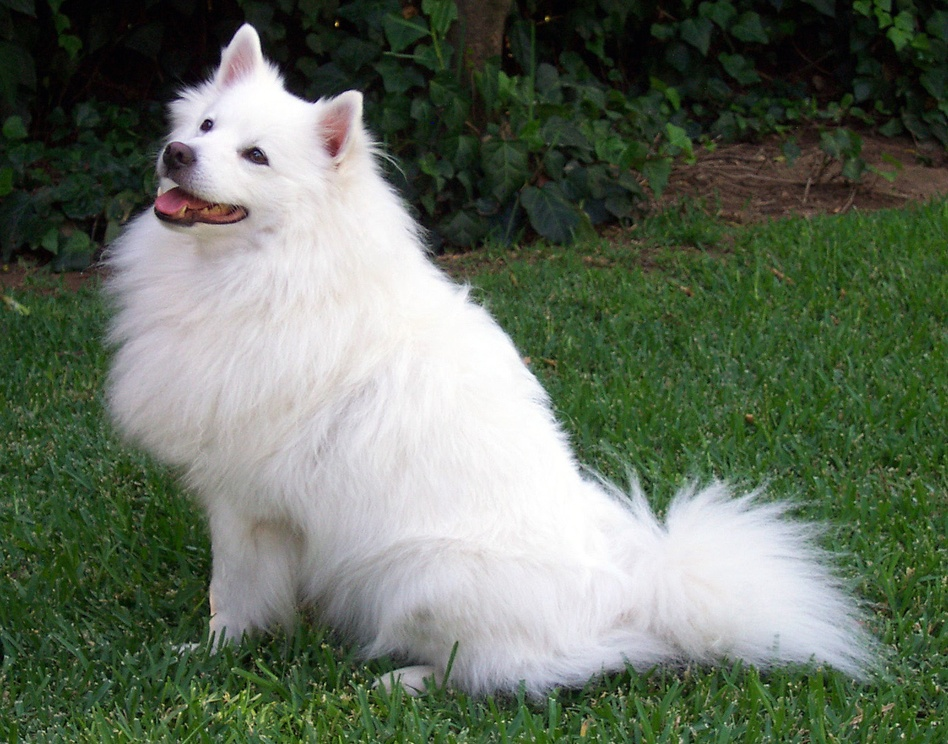
#> input picture Image Processing/img/dog.jpg, 948 x 744 px, shrunk from 1546 x 1213 before the run
$ jupyter execute 'Cartoonize Image.ipynb'
#> lines starting #> are read from the running program, lines starting #| are printed output that depends on the picture
[cell 1]
import cv2
import matplotlib.pyplot as plt
import numpy as np

[cell 2]
img=cv2.imread("../img/dog.jpg")
#> img is the input picture: shape (744, 948, 3); mean B, G, R 93.8, 110, 99.1

plt.figure(figsize=(14, 5))
# BGR to RGB [..., ::-1]
plt.imshow(img[..., ::-1])
plt.show()

[cell 3]
imgGray=cv2.cvtColor(img,cv2.COLOR_BGR2GRAY)
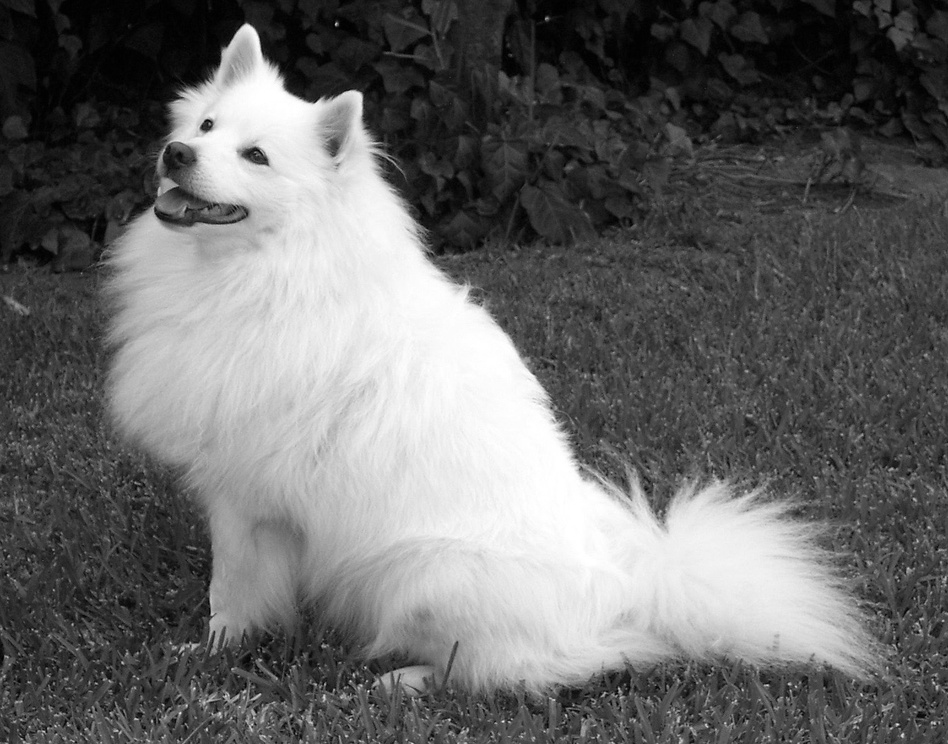
#> imgGray: shape (744, 948); min 0, max 255, mean 104.9
imgBlurMedian=cv2.medianBlur(imgGray,7)

plt.figure(figsize=(14, 5))
# BGR to RGB [..., ::-1]
plt.imshow(imgBlurMedian,cmap="grey")
plt.show()

[cell 4]
imgBlurGaussian=cv2.GaussianBlur(imgBlurMedian,(5,5),1.4)

plt.figure(figsize=(14, 5))
# BGR to RGB [..., ::-1]
plt.imshow(imgBlurGaussian,cmap="grey")
plt.show()

[cell 5]
imgEdges = cv2.Canny(imgBlurGaussian,20,100)
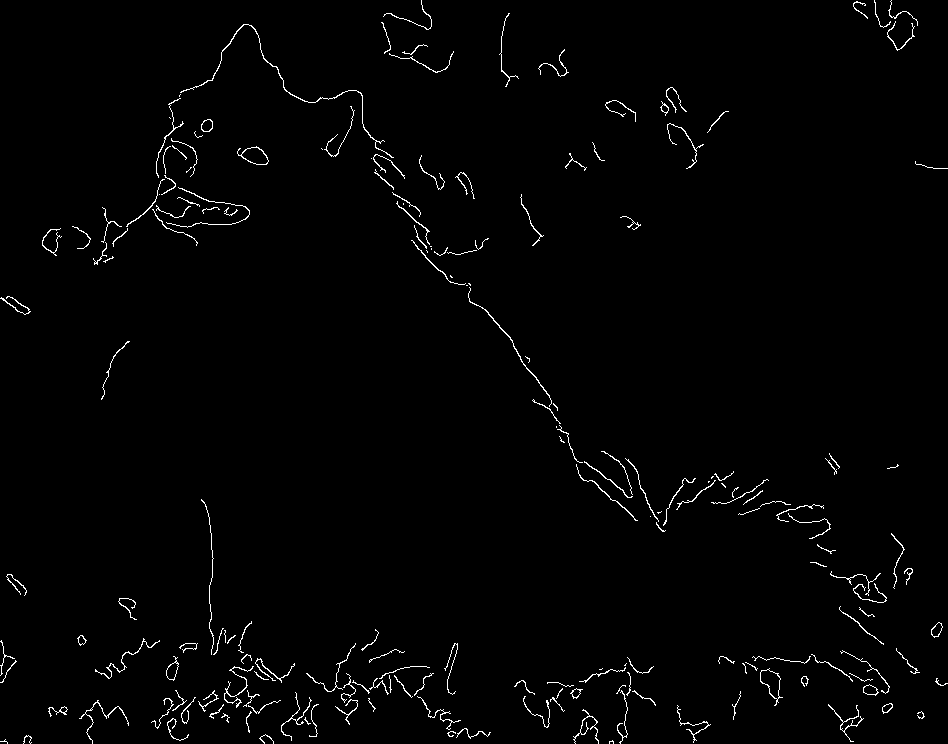
#> imgEdges: shape (744, 948); 1.4% white in thin lines or dots

plt.figure(figsize=(14, 5))
# BGR to RGB [..., ::-1]
plt.imshow(imgEdges,cmap="grey")
plt.show()

[cell 6]
kernel = np.ones((2, 2), np.uint8)
imgDilation = cv2.dilate(imgEdges, kernel, iterations=1)
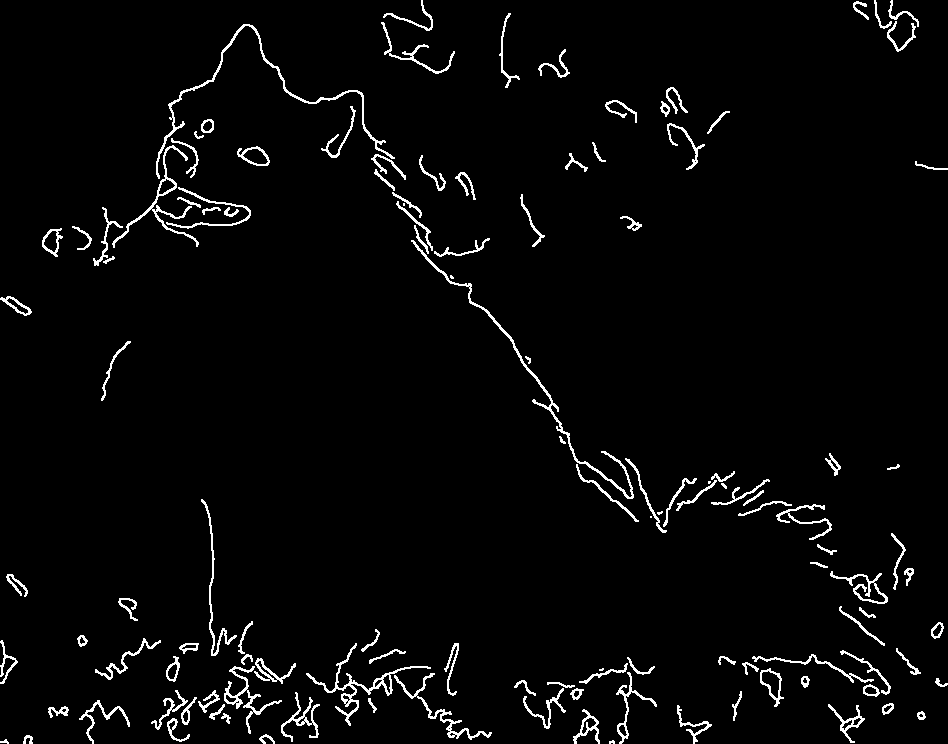
#> imgDilation: shape (744, 948); 3.1% white in thin lines or dots

plt.figure(figsize=(14, 5))
# BGR to RGB [..., ::-1]
plt.imshow(imgDilation,cmap="grey")
plt.show()

[cell 7]
data = np.float32(img)
data = data.reshape((-1, 3))

criteria = (cv2.TERM_CRITERIA_EPS + cv2.TERM_CRITERIA_MAX_ITER,50, 0.2)
compactness, labels, centers = cv2.kmeans(data, 8, None, criteria, 10, cv2.KMEANS_RANDOM_CENTERS)
#> compactness = 239760727.3; centers = [[239.7, 237.8, 238.7], [25.35, 47.52, 32.03], [204.8, 198.8, 201.1], [61.53, 94.96, 73.22], [108.6, 121.8, 113.3], [38.01, 75.45, 51.15], [159.7, 158.1, 158.4], [9.28, 15.1, 11.49]]
centers = np.uint8(centers)
#> centers = [[239, 237, 238], [25, 47, 32], [204, 198, 201], [61, 94, 73], [108, 121, 113], [38, 75, 51], [159, 158, 158], [9, 15, 11]]
segmentedImg = centers[labels.flatten()]
segmentedImg = segmentedImg.reshape(img.shape)
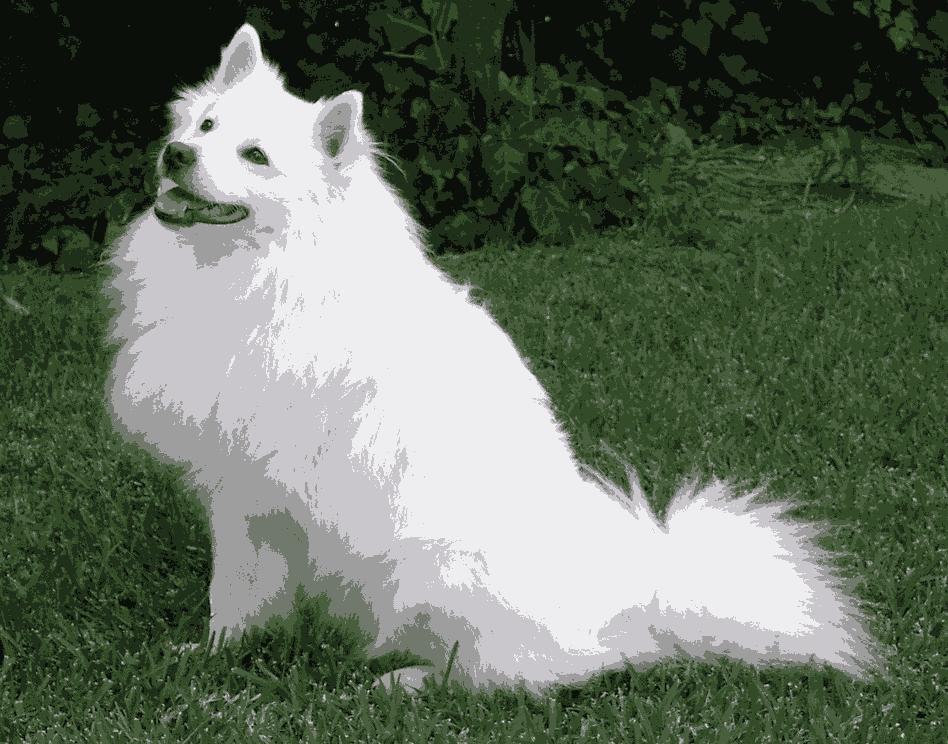
#> segmentedImg: shape (744, 948, 3); mean B, G, R 93.4, 109.4, 98.8

plt.figure(figsize=(14, 5))
# BGR to RGB [..., ::-1]
plt.imshow(segmentedImg[..., ::-1])
plt.show()

[cell 8]
imgBlurBilateral=cv2.bilateralFilter(segmentedImg,9,9,7)

plt.figure(figsize=(14, 5))
# BGR to RGB [..., ::-1]
plt.imshow(imgBlurBilateral[..., ::-1])
plt.show()

[cell 9]
imgBlurBilateralMedian=cv2.medianBlur(imgBlurBilateral,7)
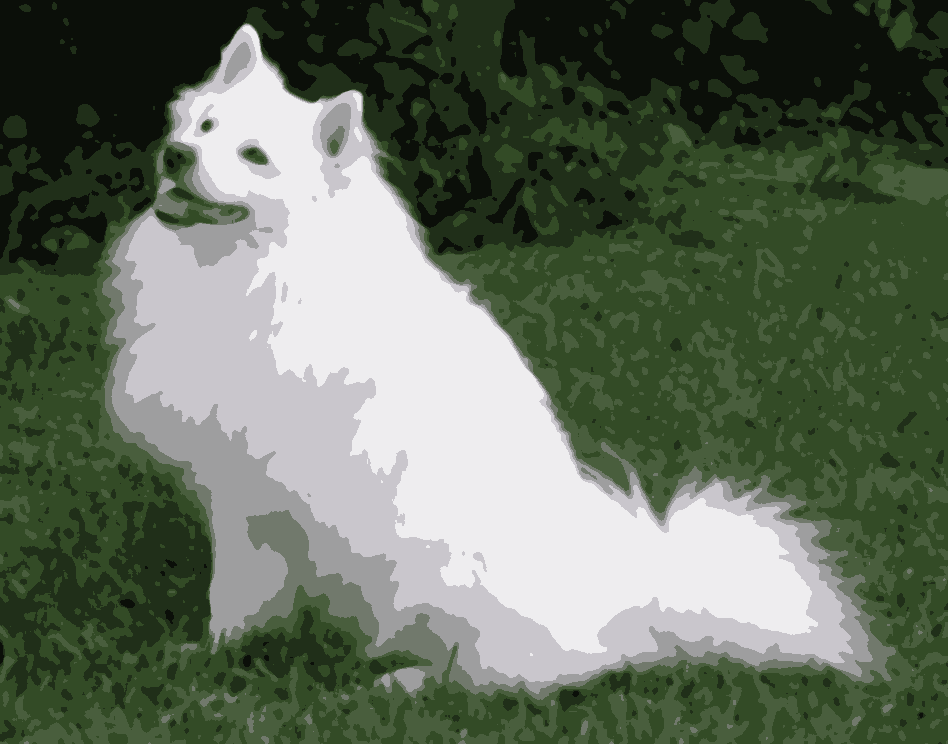
#> imgBlurBilateralMedian: shape (744, 948, 3); mean B, G, R 92.5, 109.4, 98.2

plt.figure(figsize=(14, 5))
# BGR to RGB [..., ::-1]
plt.imshow(imgBlurBilateralMedian[..., ::-1])
plt.show()

[cell 10]
cartoonized_img = cv2.bitwise_and(imgBlurBilateralMedian, imgBlurBilateralMedian, mask = ~imgDilation)
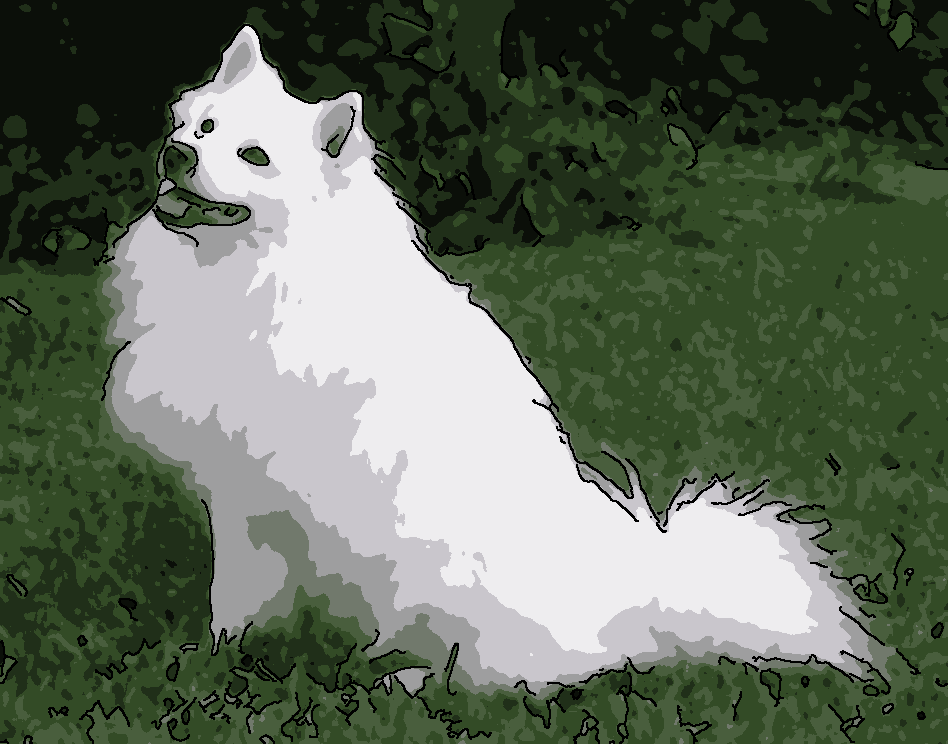
#> cartoonized_img: shape (744, 948, 3); mean B, G, R 90.1, 106.4, 95.6

plt.figure(figsize=(14, 5))
# BGR to RGB [..., ::-1]
plt.imshow(cartoonized_img[..., ::-1])
plt.show()
